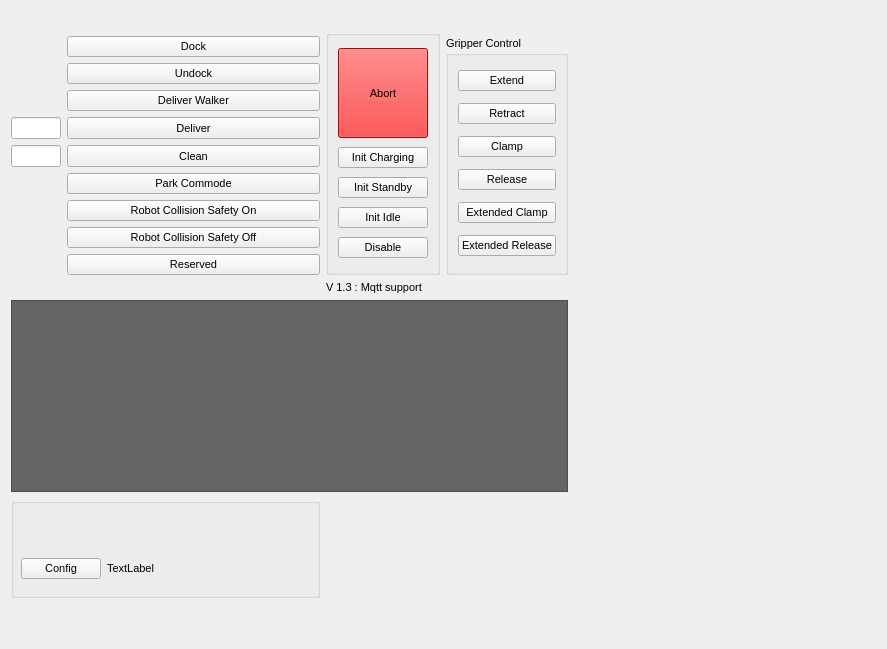
<?xml version="1.0" encoding="UTF-8"?>
<ui version="4.0">
 <class>SHARP</class>
 <widget class="QWidget" name="SHARP">
  <property name="geometry">
   <rect>
    <x>0</x>
    <y>0</y>
    <width>887</width>
    <height>649</height>
   </rect>
  </property>
  <property name="font">
   <font>
    <pointsize>8</pointsize>
   </font>
  </property>
  <property name="windowTitle">
   <string>Form</string>
  </property>
  <layout class="QGridLayout" name="gridLayout">
   <item row="3" column="1">
    <widget class="QLabel" name="label_2">
     <property name="text">
      <string>V 1.3 : Mqtt support</string>
     </property>
    </widget>
   </item>
   <item row="1" column="4">
    <layout class="QVBoxLayout" name="verticalLayout"/>
   </item>
   <item row="2" column="3">
    <spacer name="horizontalSpacer">
     <property name="orientation">
      <enum>Qt::Horizontal</enum>
     </property>
     <property name="sizeHint" stdset="0">
      <size>
       <width>40</width>
       <height>20</height>
      </size>
     </property>
    </spacer>
   </item>
   <item row="6" column="0">
    <widget class="QGroupBox" name="groupBox_2">
     <property name="sizePolicy">
      <sizepolicy hsizetype="MinimumExpanding" vsizetype="Minimum">
       <horstretch>0</horstretch>
       <verstretch>0</verstretch>
      </sizepolicy>
     </property>
     <property name="minimumSize">
      <size>
       <width>0</width>
       <height>100</height>
      </size>
     </property>
     <property name="title">
      <string/>
     </property>
     <property name="alignment">
      <set>Qt::AlignLeading|Qt::AlignLeft|Qt::AlignTop</set>
     </property>
     <widget class="QWidget" name="layoutWidget">
      <property name="geometry">
       <rect>
        <x>10</x>
        <y>50</y>
        <width>841</width>
        <height>41</height>
       </rect>
      </property>
      <layout class="QHBoxLayout" name="horizontalLayout">
       <property name="sizeConstraint">
        <enum>QLayout::SetDefaultConstraint</enum>
       </property>
       <item>
        <widget class="QPushButton" name="config_button">
         <property name="sizePolicy">
          <sizepolicy hsizetype="Fixed" vsizetype="Fixed">
           <horstretch>0</horstretch>
           <verstretch>0</verstretch>
          </sizepolicy>
         </property>
         <property name="text">
          <string>Config</string>
         </property>
        </widget>
       </item>
       <item>
        <widget class="QLabel" name="config_path_label">
         <property name="sizePolicy">
          <sizepolicy hsizetype="MinimumExpanding" vsizetype="Minimum">
           <horstretch>0</horstretch>
           <verstretch>0</verstretch>
          </sizepolicy>
         </property>
         <property name="text">
          <string>TextLabel</string>
         </property>
        </widget>
       </item>
      </layout>
     </widget>
    </widget>
   </item>
   <item row="2" column="0">
    <layout class="QFormLayout" name="formLayout_2">
     <item row="3" column="0">
      <widget class="QLineEdit" name="lineEdit_deliveryBed">
       <property name="maximumSize">
        <size>
         <width>50</width>
         <height>16777215</height>
        </size>
       </property>
      </widget>
     </item>
     <item row="3" column="1">
      <widget class="QPushButton" name="pushButton_deliverCommode">
       <property name="sizePolicy">
        <sizepolicy hsizetype="Preferred" vsizetype="Preferred">
         <horstretch>0</horstretch>
         <verstretch>0</verstretch>
        </sizepolicy>
       </property>
       <property name="text">
        <string>Deliver</string>
       </property>
      </widget>
     </item>
     <item row="4" column="0">
      <widget class="QLineEdit" name="lineEdit_collectionBed">
       <property name="maximumSize">
        <size>
         <width>50</width>
         <height>16777215</height>
        </size>
       </property>
      </widget>
     </item>
     <item row="4" column="1">
      <widget class="QPushButton" name="pushButton_cleanCommode">
       <property name="sizePolicy">
        <sizepolicy hsizetype="Preferred" vsizetype="Preferred">
         <horstretch>0</horstretch>
         <verstretch>0</verstretch>
        </sizepolicy>
       </property>
       <property name="text">
        <string>Clean</string>
       </property>
      </widget>
     </item>
     <item row="0" column="1">
      <widget class="QPushButton" name="pushButton_Dock">
       <property name="sizePolicy">
        <sizepolicy hsizetype="Preferred" vsizetype="Preferred">
         <horstretch>0</horstretch>
         <verstretch>0</verstretch>
        </sizepolicy>
       </property>
       <property name="text">
        <string>Dock</string>
       </property>
      </widget>
     </item>
     <item row="1" column="1">
      <widget class="QPushButton" name="pushButton_Undock">
       <property name="sizePolicy">
        <sizepolicy hsizetype="Preferred" vsizetype="Preferred">
         <horstretch>0</horstretch>
         <verstretch>0</verstretch>
        </sizepolicy>
       </property>
       <property name="text">
        <string>Undock</string>
       </property>
      </widget>
     </item>
     <item row="9" column="1">
      <widget class="QPushButton" name="pushButton_closeDoor">
       <property name="text">
        <string>Reserved</string>
       </property>
      </widget>
     </item>
     <item row="6" column="1">
      <widget class="QPushButton" name="pushButton_safetyOn">
       <property name="text">
        <string>Robot Collision Safety On</string>
       </property>
      </widget>
     </item>
     <item row="7" column="1">
      <widget class="QPushButton" name="pushButton_safetyOff">
       <property name="text">
        <string>Robot Collision Safety Off</string>
       </property>
      </widget>
     </item>
     <item row="5" column="1">
      <widget class="QPushButton" name="pushButton_parkCommode">
       <property name="text">
        <string>Park Commode</string>
       </property>
      </widget>
     </item>
     <item row="2" column="1">
      <widget class="QPushButton" name="pushButton_deliverWalker">
       <property name="text">
        <string>Deliver Walker</string>
       </property>
      </widget>
     </item>
    </layout>
   </item>
   <item row="7" column="0">
    <spacer name="verticalSpacer">
     <property name="orientation">
      <enum>Qt::Vertical</enum>
     </property>
     <property name="sizeHint" stdset="0">
      <size>
       <width>20</width>
       <height>40</height>
      </size>
     </property>
    </spacer>
   </item>
   <item row="0" column="0">
    <widget class="QLabel" name="label">
     <property name="text">
      <string/>
     </property>
     <property name="pixmap">
      <pixmap resource="plugin_resources.qrc">:/resources/sutd-logo-academics.jpg</pixmap>
     </property>
     <property name="alignment">
      <set>Qt::AlignCenter</set>
     </property>
    </widget>
   </item>
   <item row="2" column="2">
    <widget class="QGroupBox" name="groupBox_3">
     <property name="title">
      <string>Gripper Control</string>
     </property>
     <layout class="QVBoxLayout" name="verticalLayout_5">
      <item>
       <widget class="QPushButton" name="pushButton_gripperExtend">
        <property name="text">
         <string>Extend</string>
        </property>
       </widget>
      </item>
      <item>
       <widget class="QPushButton" name="pushButton_grpperRetract">
        <property name="text">
         <string>Retract</string>
        </property>
       </widget>
      </item>
      <item>
       <widget class="QPushButton" name="pushButton_gripperClamp">
        <property name="text">
         <string>Clamp</string>
        </property>
       </widget>
      </item>
      <item>
       <widget class="QPushButton" name="pushButton_gripperRelease">
        <property name="text">
         <string>Release</string>
        </property>
       </widget>
      </item>
      <item>
       <widget class="QPushButton" name="pushButton_gripperExtendedClamp">
        <property name="text">
         <string>Extended Clamp</string>
        </property>
       </widget>
      </item>
      <item>
       <widget class="QPushButton" name="pushButton_gripperExtendedRelease">
        <property name="text">
         <string>Extended Release</string>
        </property>
       </widget>
      </item>
     </layout>
    </widget>
   </item>
   <item row="1" column="1" rowspan="2">
    <widget class="QGroupBox" name="groupBox">
     <property name="sizePolicy">
      <sizepolicy hsizetype="Minimum" vsizetype="Minimum">
       <horstretch>0</horstretch>
       <verstretch>0</verstretch>
      </sizepolicy>
     </property>
     <property name="minimumSize">
      <size>
       <width>0</width>
       <height>150</height>
      </size>
     </property>
     <property name="layoutDirection">
      <enum>Qt::LeftToRight</enum>
     </property>
     <property name="title">
      <string/>
     </property>
     <property name="alignment">
      <set>Qt::AlignHCenter|Qt::AlignTop</set>
     </property>
     <layout class="QVBoxLayout" name="verticalLayout_2">
      <item>
       <widget class="QPushButton" name="pushButton_Abort">
        <property name="sizePolicy">
         <sizepolicy hsizetype="Fixed" vsizetype="Fixed">
          <horstretch>0</horstretch>
          <verstretch>0</verstretch>
         </sizepolicy>
        </property>
        <property name="minimumSize">
         <size>
          <width>90</width>
          <height>90</height>
         </size>
        </property>
        <property name="autoFillBackground">
         <bool>false</bool>
        </property>
        <property name="styleSheet">
         <string notr="true">background-color: rgb(255, 0, 0);
selection-background-color: rgb(173, 0, 0);</string>
        </property>
        <property name="text">
         <string>Abort</string>
        </property>
       </widget>
      </item>
      <item>
       <widget class="QPushButton" name="pushButton_initChargingState">
        <property name="text">
         <string>Init Charging</string>
        </property>
       </widget>
      </item>
      <item>
       <widget class="QPushButton" name="pushButton_initStandbyState">
        <property name="text">
         <string>Init Standby</string>
        </property>
       </widget>
      </item>
      <item>
       <widget class="QPushButton" name="pushButton_initIdleState">
        <property name="text">
         <string>Init Idle</string>
        </property>
       </widget>
      </item>
      <item>
       <widget class="QPushButton" name="pushButton_initDisabledState">
        <property name="text">
         <string>Disable</string>
        </property>
       </widget>
      </item>
     </layout>
    </widget>
   </item>
   <item row="4" column="0" colspan="3">
    <widget class="QTextEdit" name="textEdit_status">
     <property name="sizePolicy">
      <sizepolicy hsizetype="Expanding" vsizetype="Preferred">
       <horstretch>0</horstretch>
       <verstretch>0</verstretch>
      </sizepolicy>
     </property>
     <property name="minimumSize">
      <size>
       <width>0</width>
       <height>100</height>
      </size>
     </property>
     <property name="styleSheet">
      <string notr="true">background-color: rgb(100, 100, 100)</string>
     </property>
    </widget>
   </item>
  </layout>
 </widget>
 <resources>
  <include location="plugin_resources.qrc"/>
 </resources>
 <connections/>
</ui>
